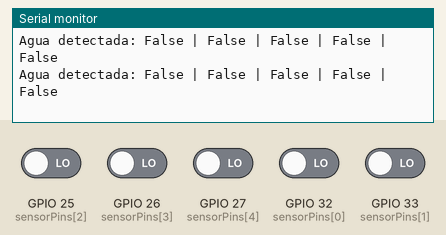
Simulated run of this sketch. Board: ESP32. On the bench: the last lines printed to the serial monitor. The inputs (shaded band) are chosen by the test bench; at power-on: GPIO 25 (sensorPins[2]), GPIO 26 (sensorPins[3]), GPIO 27 (sensorPins[4]), GPIO 32 (sensorPins[0]), GPIO 33 (sensorPins[1]) LOW.

Above: at 4.8 s.
4.9 s: GPIO 25 (sensorPins[2]) driven HIGH
At 6.6 s:
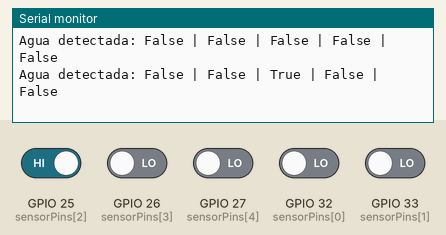
9.5 s: GPIO 26 (sensorPins[3]) driven HIGH
At 10.8 s:
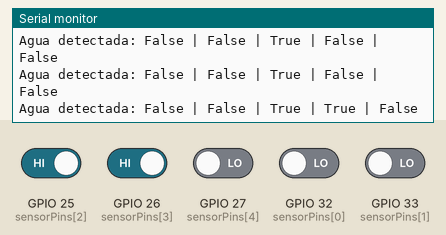
13.5 s: GPIO 27 (sensorPins[4]) driven HIGH
At 15.1 s:
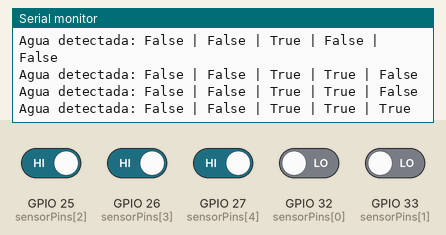
17.5 s: GPIO 32 (sensorPins[0]) driven HIGH
At 19.4 s:
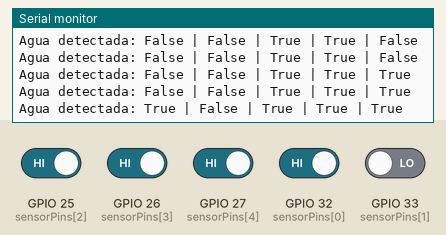
21.5 s: GPIO 33 (sensorPins[1]) driven HIGH
At 22.4 s:
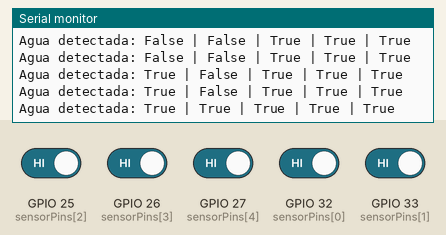
25.5 s: GPIO 25 (sensorPins[2]) driven LOW
At 26.7 s:
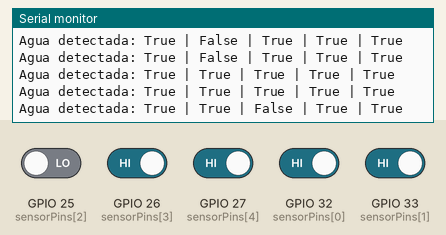

Measured:
- after the input at 4.9 s, the serial monitor: prints a new line after 1.1 s (image 1)
- after the input at 9.5 s, the serial monitor: prints a new line after 0.55 s (image 2)
- after the input at 13.5 s, the serial monitor: prints a new line after 0.55 s (image 3)
- after the input at 17.5 s, the serial monitor: prints a new line after 0.55 s (image 4)
- after the input at 21.5 s, the serial monitor: prints a new line after 0.55 s (image 5)
- after the input at 25.5 s, the serial monitor: prints a new line after 0.55 s (image 6)

The sketch:

water_lvl.ino
```cpp
#define NUM_WTR_SENSORS 5

const int sensorPins[5] = {32, 33, 25, 26, 27};

bool sensorStates[5];

void setup() {
    Serial.begin(9600);

    for (int i = 0; i < NUM_WTR_SENSORS; i++) {
        pinMode(sensorPins[i], INPUT);
    }
    Serial.println("Iniciando prueba de sensores de nivel de agua ...");
}

void loop() {
    Serial.print("Agua detectada: ");

    for (int i = 0; i < 5; i++) {
        sensorStates[i] = digitalRead(sensorPins[i]);
        Serial.print(sensorStates[i] ? "True" : "False");
        if (i < 4) Serial.print(" | ");
    }
    Serial.println();

    delay(2000);
}
```
